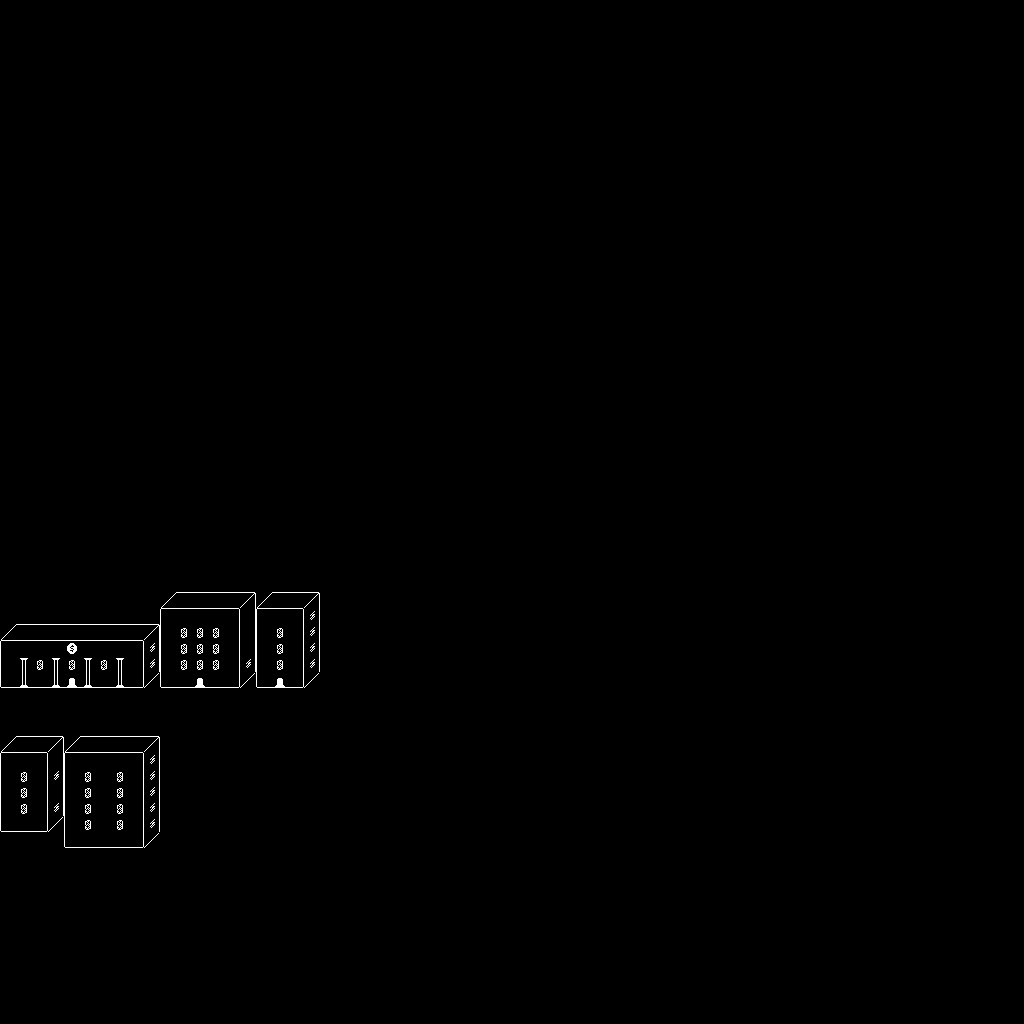

This is a level from a 2D game, rendered from its Tiled map with the project's own tilesets. A one-line summary and the map file follow, with tile-layer data summarised:
An orthogonal 64x64 tile map with 16x16 px tiles, 2 tile layers (main, collision) and 1 object (suburb).

<map version="1.8" tiledversion="1.8.0" orientation="orthogonal" renderorder="right-down" width="64" height="64" tilewidth="16" tileheight="16" infinite="0" nextlayerid="6" nextobjectid="3">
 <tileset firstgid="1" source="tileset.tsx" />
 <layer id="1" name="main" width="64" height="64">
  <data>[4096 cells, 4096 non-empty, 3 distinct tile ids]</data>
 </layer>
 <layer id="2" name="collision" width="64" height="64">
  <data>[4096 cells, 169 non-empty, 23 distinct tile ids]</data>
 </layer>
 <objectgroup id="4" name="enemy" />
 <objectgroup id="3" name="suburb">
  <object id="1" name="suburb" x="80.2752" y="1012.39" width="16.5138" height="10.5505" />
 </objectgroup>
</map>
